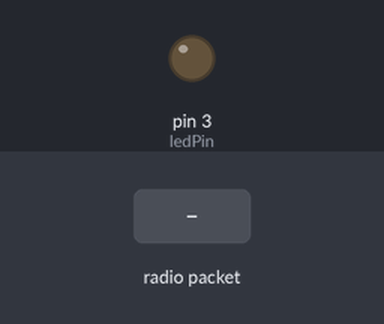
The sketch below on a simulated Arduino Uno, built with avr-gcc and run on an emulated ATmega328P. Shown: output pins drawn as LEDs (lit = HIGH). The inputs (shaded band) are chosen by the test bench. No radio packets arrive unless stated; what the sketch prints to the serial monitor is not drawn.

Above: at 1.2 s.
1.3 s: radio packet "1" arrives
Timing chart, 0 to 4.3 s (numbered marks = the images above; inputs shaded):
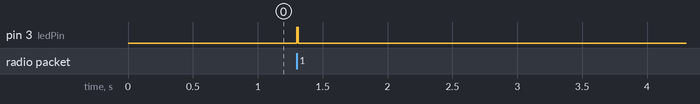

The sketch:

node_sensphere.ino
```cpp
////Sen-Sphere Receiver MARK I

#include <SPI.h>
#include <SD.h>
#include <RF24.h>
#include <avr/io.h>

RF24 radio(1, 0);

const byte addresses [][6] = {"10917" , "10911" }; // MSN, MSG Reversed from transmitters

int refPin = 6;
int ntcPin = 7;
int ledPin = 3;

void setup() {

Serial.begin(115200);

  pinMode(refPin, INPUT);
  pinMode(ntcPin, INPUT);
  pinMode(ledPin, OUTPUT);

  Serial.println("Starting Up Radio!");
  radio.begin();
  radio.openWritingPipe(addresses[1]);
  radio.openReadingPipe(1, addresses[0]);
  radio.setPALevel(RF24_PA_MIN);
  radio.startListening();
  Serial.println("Radio has been started!");
  Serial.println("Ready to begin!");

}

void loop() {

  print_radio();

}

void print_radio() {

  radio.startListening();

  if (radio.available()) {                      //Looking for the data.{

      char incoming[100] = "";                      //Saving the incoming data
      radio.read(&incoming, sizeof(incoming));    //Reading the data
      Serial.println(incoming);
      digitalWrite(ledPin, HIGH);
      delay(10);
      digitalWrite(ledPin, LOW);
      delay(10);

    }
}
```

Measured:
- after the input at 1.3 s, pin 3 (ledPin): LOW → HIGH at once, → LOW 0.01 s later
